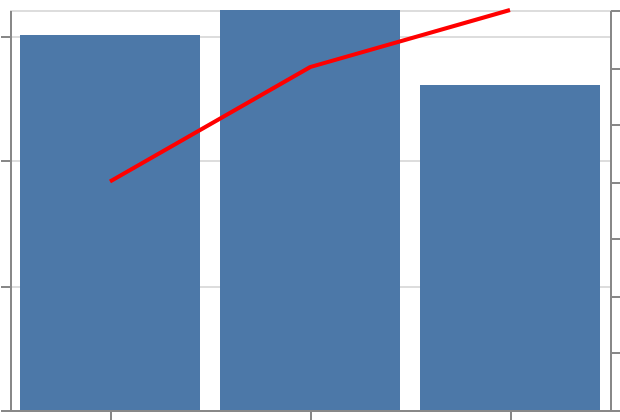

Write the Vega-Lite specification saved for this chart.
### Vega-Lite specification from a JSON file in a GitHub repository (floating-point values rounded to 4 significant figures)
{"$schema": "https://vega.github.io/schema/vega-lite/v6.json", "padding": 5, "autosize": "none", "data": {"name": "table", "values": [{"c": "A", "g": "p", "x": 1, "y": 2, "v": 5, "t": "2024-01-15", "o": {"v": 3}, "IMDB Rating": 6.1, "d": "x1"}, {"c": "B", "g": "q", "x": 2, "y": 4, "v": 9, "t": "2024-02-20", "o": {"v": 7}, "IMDB Rating": 7.4, "d": "x2"}, {"c": "A", "g": "q", "x": 3, "y": 3, "v": 2, "t": "2024-03-05", "o": {"v": 1}, "IMDB Rating": 5.2, "d": "x1"}, {"c": "C", "g": "p", "x": 4, "y": 6, "v": 7, "t": "2024-05-30", "o": {"v": 4}, "IMDB Rating": 8.8, "d": "x3"}, {"c": "B", "g": "p", "x": 5, "y": 5, "v": 4, "t": "2024-07-11", "o": {"v": 9}, "IMDB Rating": 6.9, "d": "x2"}, {"c": "C", "g": "q", "x": 6, "y": 8, "v": 6, "t": "2024-09-02", "o": {"v": 2}, "IMDB Rating": 7.7, "d": "x3"}, {"c": "A", "g": "p", "x": 7, "y": 7, "v": 8, "t": "2024-11-25", "o": {"v": 5}, "IMDB Rating": 4.4, "d": "x1"}, {"c": "B", "g": "q", "x": 8, "y": 9, "v": 3, "t": "2024-12-31", "o": {"v": 8}, "IMDB Rating": 9.1, "d": "x2"}]}, "width": 300, "height": 200, "resolve": {"scale": {"y": "independent"}}, "layer": [{"mark": "bar", "encoding": {"x": {"field": "c", "type": "nominal"}, "y": {"field": "v", "type": "quantitative", "aggregate": "sum"}}}, {"mark": {"type": "line", "color": "red"}, "encoding": {"x": {"field": "c", "type": "nominal"}, "y": {"field": "y", "type": "quantitative", "aggregate": "mean"}}}]}
